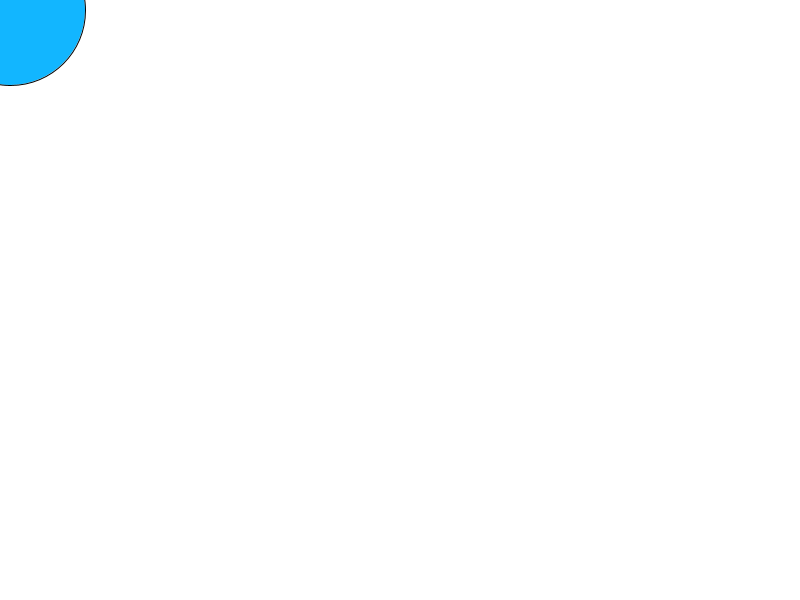
Frame 1 (no input)
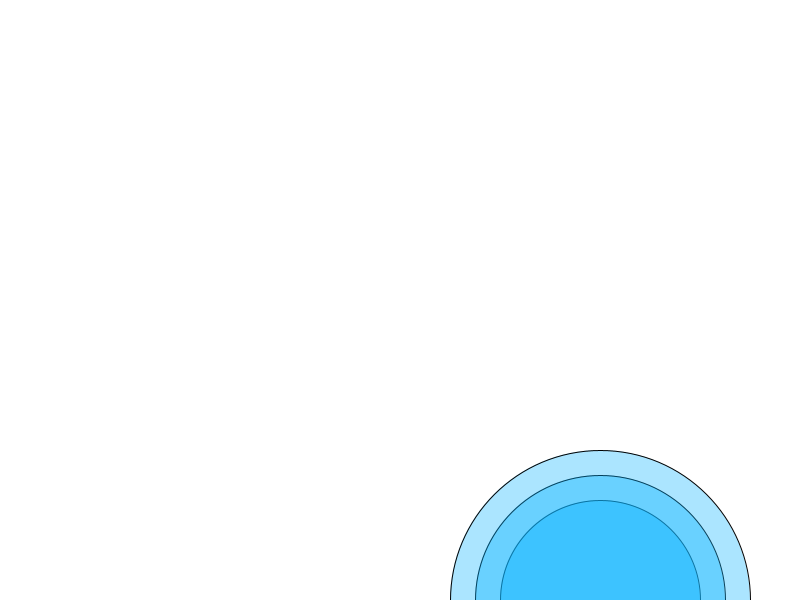
Frame 60 (the mouse pressed at the canvas centre just before this capture)
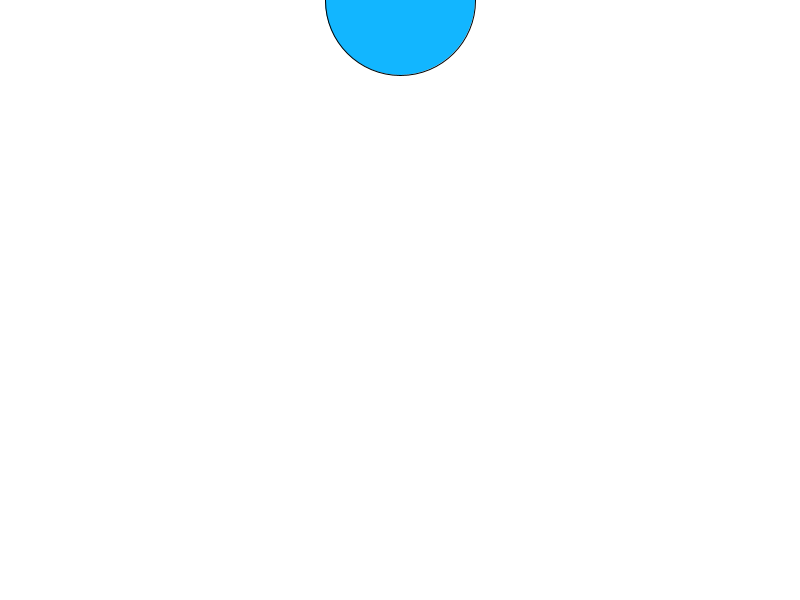
Frame 120 (the mouse held since frame 60 and released just before this capture)

The Processing sketch that drew these frames (run headless with seeded random() and noise(); from frame 60 on, the mouse is pressed at the canvas centre):

// Processing sketch: processing_104997
// ── processing_104997.pde

int x;
int y;
int xSpeed;
int ySpeed;

void setup() {
  size(800, 600);

  fill(18, 182, 255, 128); //transparent blue

  // start ball in top left
  x = 0;
  y = 0;
  //set initial speed
  xSpeed = 10;
  ySpeed = 10;
}

void draw() {
  //  rectangle(width/2, height/2, 200, 200);  
  background(255); // white background

  x = x + xSpeed;
  y = y + ySpeed;

  //right boundary
  if (x >= width) {
    xSpeed  = xSpeed * -1;
  }
  //left boundary
  if (x <= 0) {  
    xSpeed  = xSpeed * -1;
  }
  // top boundary
  if (y >= height) {
    fill(40, 60, 90);
    ySpeed  = ySpeed * -1;
  }
  // bottom boundary
  if (y <= 0) {
    ySpeed  = ySpeed * -1;
  }
  // top boundary

  if (x <= width/2) {
    fill(18, 182, 255);
    ellipse(x, y, 100, 100);
    ellipse(x, y, 150, 150);
    //this will happen if this is true
  } 
  else {
    fill(18, 182, 255, 128);
    //otherwise do this


    ellipse(x, y, 200, 200);
    fill(18, 182, 255, 110);
    ellipse(x, y, 250, 250);
    fill(18, 182, 255, 90);
    ellipse(x, y, 300, 300);
  }
}
